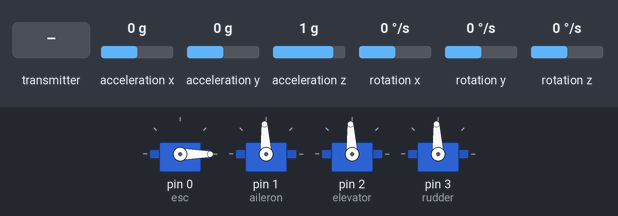
A sketch run on a simulated Arduino Uno, built with avr-gcc and run on an emulated ATmega328P. On the bench: 4 × servo. The inputs (shaded band) are chosen by the test bench; at power-on: acceleration x 0 g, acceleration y 0 g, acceleration z 1 g, rotation x 0 °/s, rotation y 0 °/s, rotation z 0 °/s. No radio packets arrive unless stated.

Above: at 2.2 s.
2.3 s: the transmitter starts sending yaw = 0
At 2.8 s:
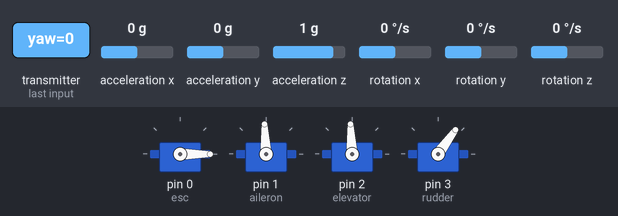
3.8 s: the transmitter starts sending yaw = 256
At 5.0 s:
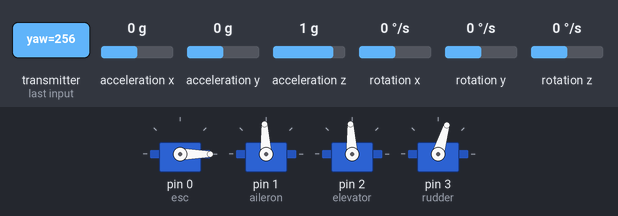
5.3 s: the transmitter starts sending yaw = 1023
At 6.5 s:
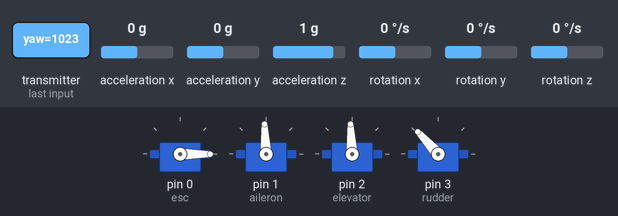
6.8 s: the transmitter starts sending yaw = 512
At 7.4 s:
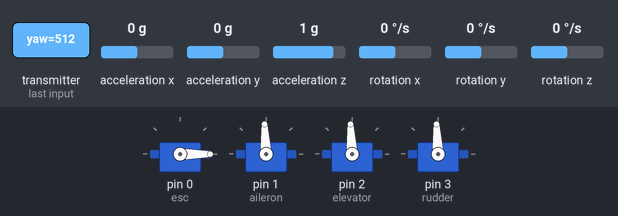
Timing chart, 0 to 9.3 s (numbered marks = the images above; inputs shaded):
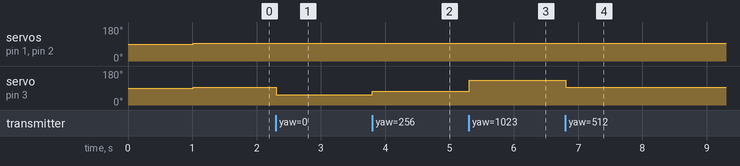

The sketch:

Flight_controller_code.ino
```cpp
#include <Wire.h>
#include <Servo.h>
#include <RF24.h>
#include <MPU6050_light.h>
#include <PID_v1.h>

RF24 radio(6, 7);
const byte address[6] = "00001";

MPU6050 mpu(Wire);

Servo esc;
Servo aileron;
Servo elevator;
Servo rudder;

struct RadioPacket {
  int throttle;
  int pitch;
  int roll;
  int yaw;
  bool arm;
};

RadioPacket data;

double pitchInput, pitchOutput, pitchSetpoint;
double rollInput, rollOutput, rollSetpoint;

double kp = 2.0, ki = 0.5, kd = 1.0;

PID pitchPID(&pitchInput, &pitchOutput, &pitchSetpoint, kp, ki, kd, DIRECT);
PID rollPID(&rollInput, &rollOutput, &rollSetpoint, kp, ki, kd, DIRECT);

unsigned long lastRecvTime = 0;
unsigned long loopTimer = 0;
bool isArmed = false;

void setup() {
  Wire.setClock(400000);
  Wire.begin();

  mpu.begin();
  mpu.calcOffsets(true, true);

  radio.begin();
  radio.openReadingPipe(0, address);
  radio.setPALevel(RF24_PA_MAX);
  radio.setDataRate(RF24_2MBPS);
  radio.startListening();

  esc.attach(0, 1000, 2000);
  aileron.attach(1);
  elevator.attach(2);
  rudder.attach(3);

  esc.writeMicroseconds(1000);

  pitchPID.SetMode(AUTOMATIC);
  pitchPID.SetOutputLimits(-400, 400);
  pitchPID.SetSampleTime(10);

  rollPID.SetMode(AUTOMATIC);
  rollPID.SetOutputLimits(-400, 400);
  rollPID.SetSampleTime(10);

  data.throttle = 1000;
  data.pitch = 512;
  data.roll = 512;
  data.yaw = 512;
  data.arm = false;

  loopTimer = micros();
}

void loop() {
  mpu.update();

  if (radio.available()) {
    radio.read(&data, sizeof(RadioPacket));
    lastRecvTime = millis();
  }

  if (millis() - lastRecvTime > 500) {
    data.throttle = 1000;
    data.pitch = 512;
    data.roll = 512;
    data.yaw = 512;
    data.arm = false;
  }

  if (data.arm && data.throttle < 1050) {
    isArmed = true;
  } else if (!data.arm) {
    isArmed = false;
  }

  if (micros() - loopTimer >= 10000) {
    loopTimer = micros();

    pitchInput = mpu.getAngleY();
    rollInput = mpu.getAngleX();

    pitchSetpoint = map(data.pitch, 0, 1023, -30, 30);
    rollSetpoint = map(data.roll, 0, 1023, -30, 30);

    if (!isArmed || data.throttle < 1050) {
      pitchPID.SetMode(MANUAL);
      rollPID.SetMode(MANUAL);
      pitchOutput = 0;
      rollOutput = 0;
      pitchPID.SetMode(AUTOMATIC);
      rollPID.SetMode(AUTOMATIC);
    } else {
      pitchPID.Compute();
      rollPID.Compute();
    }

    int aileronVal = 1500 + rollOutput;
    int elevatorVal = 1500 - pitchOutput;
    int rudderVal = map(data.yaw, 0, 1023, 1100, 1900);

    if (isArmed) {
      esc.writeMicroseconds(data.throttle);
    } else {
      esc.writeMicroseconds(1000);
    }

    aileron.writeMicroseconds(constrain(aileronVal, 1100, 1900));
    elevator.writeMicroseconds(constrain(elevatorVal, 1100, 1900));
    rudder.writeMicroseconds(constrain(rudderVal, 1100, 1900));
  }
}
```

Measured:
- after the input at 2.3 s, servo on pin 3 (rudder): 93° → 54° at once
- after the input at 3.8 s, servo on pin 3 (rudder): 54° → 73° at once
- after the input at 5.3 s, servo on pin 3 (rudder): 73° → 132° at once
- after the input at 6.8 s, servo on pin 3 (rudder): 132° → 93° at once
